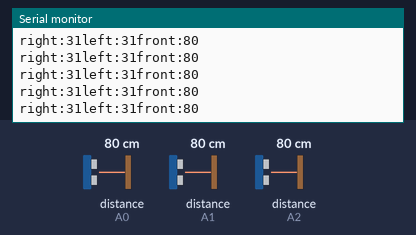
A sketch run on a simulated Arduino Mega 2560, built with avr-gcc and run on an emulated ATmega2560. Shown: the last lines printed to the serial monitor. The inputs (shaded band) are chosen by the test bench; at power-on: distance to the obstacle (sensors on A0, A1, A2) 80 cm.

Above: at 1.2 s.
1.3 s: distance to the obstacle (sensor on A0) set to 2 cm
At 1.34 s:
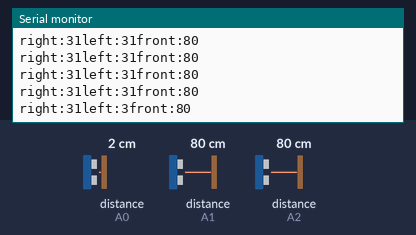
2.8 s: distance to the obstacle (sensor on A1) set to 2 cm
At 2.8 s:
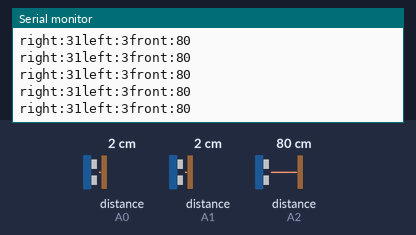
4.3 s: distance to the obstacle (sensor on A2) set to 2 cm
At 4.32 s:
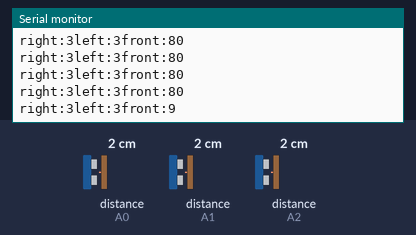
7.3 s: distance to the obstacle (sensor on A0) set to 4 cm
At 7.35 s:
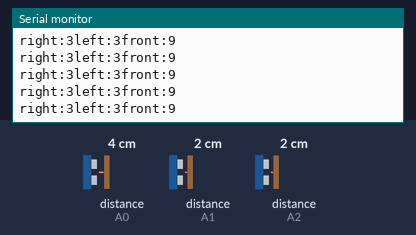
8.8 s: distance to the obstacle (sensor on A1) set to 18 cm
At 8.81 s:
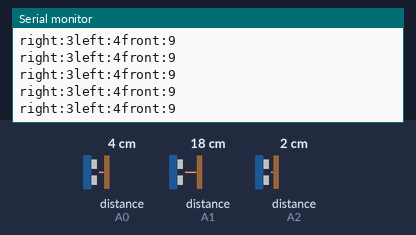
11.8 s: distance to the obstacle (sensor on A2) set to 18 cm
At 11.85 s:
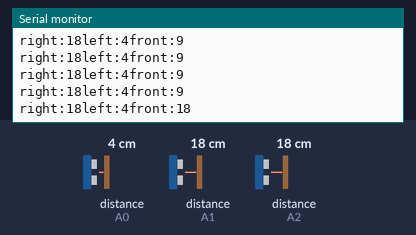
Timing chart, 0 to 14.3 s (numbered marks = the images above; inputs shaded):
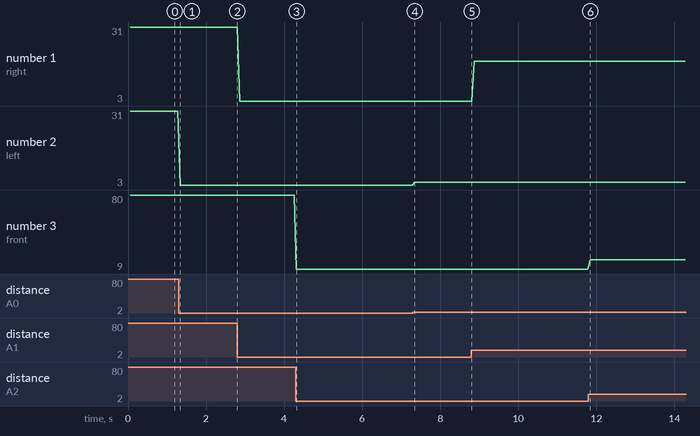

The sketch:

Main_robocup_template2.ino
```cpp
#include <SharpIR.h>
SharpIR right( SharpIR::GP2Y0A41SK0F, A1 );
SharpIR left( SharpIR::GP2Y0A41SK0F, A0 );
SharpIR front( SharpIR::GP2Y0A21YK0F, A2 );

//**********************************************************************************
// Local Definitions
//**********************************************************************************

// Pin deffinitions
#define IO_POWER  49

// Serial deffinitions
#define BAUD_RATE 9600


//**********************************************************************************
// Function Definitions
//**********************************************************************************
void pin_init();

//**********************************************************************************
// put your setup code here, to run once:
//**********************************************************************************
void setup() {
  Serial.begin(BAUD_RATE);
  pin_init();
}

//**********************************************************************************
// Initialise the pins as inputs and outputs (otherwise, they won't work)
// Set as high or low
//**********************************************************************************
void pin_init() {

  pinMode(A0, INPUT);
  pinMode(A1, INPUT);
  pinMode(A2, INPUT);
  Serial.println("Pins have been initialised \n");

  pinMode(IO_POWER, OUTPUT);              //Pin 49 is used to enable IO power
  digitalWrite(IO_POWER, 1);              //Enable IO power on main CPU board
}

//**********************************************************************************
// put your main code here, to run repeatedly
//**********************************************************************************
void loop() {
  int rightDistance = right.getDistance();
  int leftDistance = left.getDistance();
  int frontDistance = front.getDistance();


  Serial.print("right:");
  Serial.print(rightDistance);
  Serial.print("left:");
  Serial.print(leftDistance);
  Serial.print("front:");
  Serial.println(frontDistance);
}
```

Measured:
- after the input at 1.3 s, the serial monitor: prints a new line at once (image 1)
- after the input at 4.3 s, the serial monitor: prints a new line at once (image 3)
- after the input at 11.8 s, the serial monitor: prints a new line after 0.05 s (image 6)
- plotted number 1: 3 → 18 after the input at 8.8 s
- plotted number 2: 31 → 3 after the input at 1.3 s, 3 → 4 after the input at 7.3 s
- plotted number 3: 80 → 9 after the input at 4.3 s
